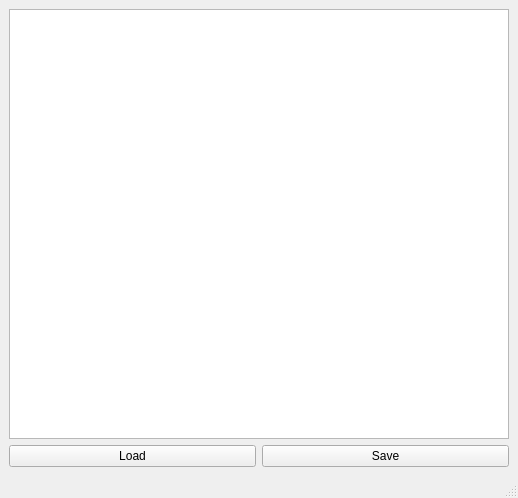
<?xml version="1.0" encoding="UTF-8"?>
<ui version="4.0">
 <class>MainWindow</class>
 <widget class="QMainWindow" name="MainWindow">
  <property name="geometry">
   <rect>
    <x>0</x>
    <y>0</y>
    <width>518</width>
    <height>498</height>
   </rect>
  </property>
  <property name="windowTitle">
   <string>MainWindow</string>
  </property>
  <widget class="QWidget" name="centralwidget">
   <layout class="QVBoxLayout" name="verticalLayout">
    <item>
     <widget class="QTextEdit" name="textEdit"/>
    </item>
    <item>
     <layout class="QHBoxLayout" name="horizontalLayout">
      <item>
       <widget class="QPushButton" name="load">
        <property name="text">
         <string>Load</string>
        </property>
       </widget>
      </item>
      <item>
       <widget class="QPushButton" name="save">
        <property name="text">
         <string>Save</string>
        </property>
       </widget>
      </item>
     </layout>
    </item>
   </layout>
  </widget>
  <widget class="QMenuBar" name="menubar">
   <property name="geometry">
    <rect>
     <x>0</x>
     <y>0</y>
     <width>518</width>
     <height>22</height>
    </rect>
   </property>
  </widget>
  <widget class="QStatusBar" name="statusbar"/>
 </widget>
 <resources/>
 <connections>
  <connection>
   <sender>load</sender>
   <signal>clicked()</signal>
   <receiver>MainWindow</receiver>
   <slot>load_settings()</slot>
   <hints>
    <hint type="sourcelabel">
     <x>134</x>
     <y>449</y>
    </hint>
    <hint type="destinationlabel">
     <x>258</x>
     <y>248</y>
    </hint>
   </hints>
  </connection>
  <connection>
   <sender>save</sender>
   <signal>clicked()</signal>
   <receiver>MainWindow</receiver>
   <slot>save_settings()</slot>
   <hints>
    <hint type="sourcelabel">
     <x>382</x>
     <y>449</y>
    </hint>
    <hint type="destinationlabel">
     <x>258</x>
     <y>248</y>
    </hint>
   </hints>
  </connection>
 </connections>
 <slots>
  <slot>load_settings()</slot>
  <slot>save_settings()</slot>
 </slots>
</ui>
